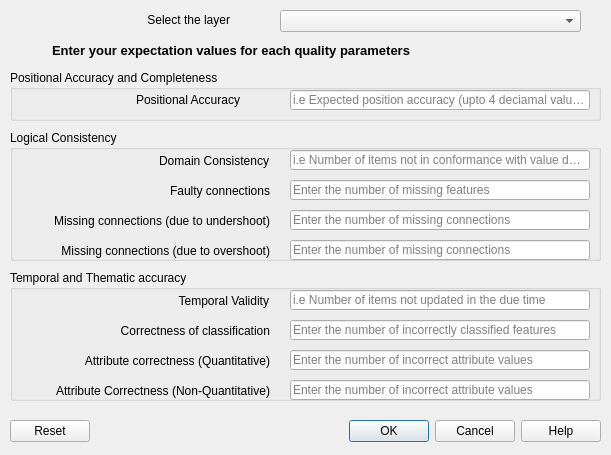
<?xml version="1.0" encoding="UTF-8"?>
<ui version="4.0">
 <class>QualityAssesser</class>
 <widget class="QDialog" name="QualityAssesser">
  <property name="geometry">
   <rect>
    <x>0</x>
    <y>0</y>
    <width>611</width>
    <height>455</height>
   </rect>
  </property>
  <property name="windowTitle">
   <string>Quality Expectation</string>
  </property>
  <widget class="QGroupBox" name="logical">
   <property name="geometry">
    <rect>
     <x>10</x>
     <y>130</y>
     <width>591</width>
     <height>131</height>
    </rect>
   </property>
   <property name="title">
    <string>Logical Consistency</string>
   </property>
   <widget class="QLineEdit" name="undershootNo">
    <property name="geometry">
     <rect>
      <x>280</x>
      <y>80</y>
      <width>300</width>
      <height>20</height>
     </rect>
    </property>
    <property name="minimumSize">
     <size>
      <width>300</width>
      <height>0</height>
     </size>
    </property>
    <property name="maximumSize">
     <size>
      <width>300</width>
      <height>16777215</height>
     </size>
    </property>
    <property name="toolTip">
     <string>This is the Python class name for your plugin.
It should be in CamelCase e.g. PhotoLinker.</string>
    </property>
    <property name="text">
     <string/>
    </property>
    <property name="placeholderText">
     <string>Enter the number of missing connections</string>
    </property>
   </widget>
   <widget class="QLineEdit" name="missingFeatNo">
    <property name="geometry">
     <rect>
      <x>280</x>
      <y>50</y>
      <width>300</width>
      <height>20</height>
     </rect>
    </property>
    <property name="minimumSize">
     <size>
      <width>300</width>
      <height>0</height>
     </size>
    </property>
    <property name="maximumSize">
     <size>
      <width>300</width>
      <height>16777215</height>
     </size>
    </property>
    <property name="toolTip">
     <string>This is the Python class name for your plugin.
It should be in CamelCase e.g. PhotoLinker.</string>
    </property>
    <property name="text">
     <string/>
    </property>
    <property name="placeholderText">
     <string>Enter the number of missing features</string>
    </property>
   </widget>
   <widget class="QLabel" name="SelectLayerLabel_6">
    <property name="geometry">
     <rect>
      <x>9</x>
      <y>20</y>
      <width>250</width>
      <height>21</height>
     </rect>
    </property>
    <property name="minimumSize">
     <size>
      <width>150</width>
      <height>0</height>
     </size>
    </property>
    <property name="maximumSize">
     <size>
      <width>250</width>
      <height>300</height>
     </size>
    </property>
    <property name="text">
     <string>Domain Consistency</string>
    </property>
    <property name="scaledContents">
     <bool>false</bool>
    </property>
    <property name="alignment">
     <set>Qt::AlignRight|Qt::AlignTrailing|Qt::AlignVCenter</set>
    </property>
   </widget>
   <widget class="QLabel" name="SelectLayerLabel_7">
    <property name="geometry">
     <rect>
      <x>10</x>
      <y>50</y>
      <width>250</width>
      <height>31</height>
     </rect>
    </property>
    <property name="minimumSize">
     <size>
      <width>150</width>
      <height>0</height>
     </size>
    </property>
    <property name="maximumSize">
     <size>
      <width>250</width>
      <height>300</height>
     </size>
    </property>
    <property name="text">
     <string/>
    </property>
    <property name="scaledContents">
     <bool>false</bool>
    </property>
    <property name="alignment">
     <set>Qt::AlignRight|Qt::AlignTrailing|Qt::AlignVCenter</set>
    </property>
   </widget>
   <widget class="QLineEdit" name="domainConsist">
    <property name="geometry">
     <rect>
      <x>280</x>
      <y>20</y>
      <width>300</width>
      <height>20</height>
     </rect>
    </property>
    <property name="minimumSize">
     <size>
      <width>300</width>
      <height>0</height>
     </size>
    </property>
    <property name="maximumSize">
     <size>
      <width>300</width>
      <height>16777215</height>
     </size>
    </property>
    <property name="toolTip">
     <string>This is the Python class name for your plugin.
It should be in CamelCase e.g. PhotoLinker.</string>
    </property>
    <property name="text">
     <string/>
    </property>
    <property name="placeholderText">
     <string>i.e Number of items not in conformance with value domain</string>
    </property>
   </widget>
   <widget class="QLabel" name="SelectLayerLabel_8">
    <property name="geometry">
     <rect>
      <x>10</x>
      <y>50</y>
      <width>250</width>
      <height>21</height>
     </rect>
    </property>
    <property name="minimumSize">
     <size>
      <width>150</width>
      <height>0</height>
     </size>
    </property>
    <property name="maximumSize">
     <size>
      <width>250</width>
      <height>300</height>
     </size>
    </property>
    <property name="text">
     <string>Faulty connections</string>
    </property>
    <property name="scaledContents">
     <bool>false</bool>
    </property>
    <property name="alignment">
     <set>Qt::AlignRight|Qt::AlignTrailing|Qt::AlignVCenter</set>
    </property>
   </widget>
   <widget class="QLabel" name="SelectLayerLabel_9">
    <property name="geometry">
     <rect>
      <x>10</x>
      <y>80</y>
      <width>250</width>
      <height>21</height>
     </rect>
    </property>
    <property name="minimumSize">
     <size>
      <width>150</width>
      <height>0</height>
     </size>
    </property>
    <property name="maximumSize">
     <size>
      <width>250</width>
      <height>300</height>
     </size>
    </property>
    <property name="text">
     <string>Missing connections (due to undershoot)</string>
    </property>
    <property name="scaledContents">
     <bool>false</bool>
    </property>
    <property name="alignment">
     <set>Qt::AlignRight|Qt::AlignTrailing|Qt::AlignVCenter</set>
    </property>
   </widget>
   <widget class="QLineEdit" name="overshootNo">
    <property name="geometry">
     <rect>
      <x>280</x>
      <y>110</y>
      <width>300</width>
      <height>20</height>
     </rect>
    </property>
    <property name="minimumSize">
     <size>
      <width>300</width>
      <height>0</height>
     </size>
    </property>
    <property name="maximumSize">
     <size>
      <width>300</width>
      <height>16777215</height>
     </size>
    </property>
    <property name="toolTip">
     <string>This is the Python class name for your plugin.
It should be in CamelCase e.g. PhotoLinker.</string>
    </property>
    <property name="text">
     <string/>
    </property>
    <property name="placeholderText">
     <string>Enter the number of missing connections</string>
    </property>
   </widget>
   <widget class="QLabel" name="SelectLayerLabel_10">
    <property name="geometry">
     <rect>
      <x>10</x>
      <y>110</y>
      <width>250</width>
      <height>21</height>
     </rect>
    </property>
    <property name="minimumSize">
     <size>
      <width>150</width>
      <height>0</height>
     </size>
    </property>
    <property name="maximumSize">
     <size>
      <width>250</width>
      <height>300</height>
     </size>
    </property>
    <property name="text">
     <string>Missing connections (due to overshoot)</string>
    </property>
    <property name="scaledContents">
     <bool>false</bool>
    </property>
    <property name="alignment">
     <set>Qt::AlignRight|Qt::AlignTrailing|Qt::AlignVCenter</set>
    </property>
   </widget>
  </widget>
  <widget class="QGroupBox" name="temporalThematic">
   <property name="geometry">
    <rect>
     <x>10</x>
     <y>270</y>
     <width>591</width>
     <height>131</height>
    </rect>
   </property>
   <property name="title">
    <string>Temporal and Thematic accuracy</string>
   </property>
   <widget class="QLineEdit" name="quantNo">
    <property name="geometry">
     <rect>
      <x>280</x>
      <y>80</y>
      <width>300</width>
      <height>20</height>
     </rect>
    </property>
    <property name="minimumSize">
     <size>
      <width>300</width>
      <height>0</height>
     </size>
    </property>
    <property name="maximumSize">
     <size>
      <width>300</width>
      <height>16777215</height>
     </size>
    </property>
    <property name="toolTip">
     <string>This is the Python class name for your plugin.
It should be in CamelCase e.g. PhotoLinker.</string>
    </property>
    <property name="text">
     <string/>
    </property>
    <property name="placeholderText">
     <string>Enter the number of incorrect attribute values</string>
    </property>
   </widget>
   <widget class="QLineEdit" name="correctNo">
    <property name="geometry">
     <rect>
      <x>280</x>
      <y>50</y>
      <width>300</width>
      <height>20</height>
     </rect>
    </property>
    <property name="minimumSize">
     <size>
      <width>300</width>
      <height>0</height>
     </size>
    </property>
    <property name="maximumSize">
     <size>
      <width>300</width>
      <height>16777215</height>
     </size>
    </property>
    <property name="toolTip">
     <string>This is the Python class name for your plugin.
It should be in CamelCase e.g. PhotoLinker.</string>
    </property>
    <property name="text">
     <string/>
    </property>
    <property name="placeholderText">
     <string>Enter the number of incorrectly classified features</string>
    </property>
   </widget>
   <widget class="QLabel" name="SelectLayerLabel_11">
    <property name="geometry">
     <rect>
      <x>9</x>
      <y>20</y>
      <width>250</width>
      <height>21</height>
     </rect>
    </property>
    <property name="minimumSize">
     <size>
      <width>150</width>
      <height>0</height>
     </size>
    </property>
    <property name="maximumSize">
     <size>
      <width>250</width>
      <height>300</height>
     </size>
    </property>
    <property name="text">
     <string>Temporal Validity</string>
    </property>
    <property name="scaledContents">
     <bool>false</bool>
    </property>
    <property name="alignment">
     <set>Qt::AlignRight|Qt::AlignTrailing|Qt::AlignVCenter</set>
    </property>
   </widget>
   <widget class="QLabel" name="SelectLayerLabel_12">
    <property name="geometry">
     <rect>
      <x>10</x>
      <y>50</y>
      <width>250</width>
      <height>31</height>
     </rect>
    </property>
    <property name="minimumSize">
     <size>
      <width>150</width>
      <height>0</height>
     </size>
    </property>
    <property name="maximumSize">
     <size>
      <width>250</width>
      <height>300</height>
     </size>
    </property>
    <property name="text">
     <string/>
    </property>
    <property name="scaledContents">
     <bool>false</bool>
    </property>
    <property name="alignment">
     <set>Qt::AlignRight|Qt::AlignTrailing|Qt::AlignVCenter</set>
    </property>
   </widget>
   <widget class="QLineEdit" name="temporalNo">
    <property name="geometry">
     <rect>
      <x>280</x>
      <y>20</y>
      <width>300</width>
      <height>20</height>
     </rect>
    </property>
    <property name="minimumSize">
     <size>
      <width>300</width>
      <height>0</height>
     </size>
    </property>
    <property name="maximumSize">
     <size>
      <width>300</width>
      <height>16777215</height>
     </size>
    </property>
    <property name="toolTip">
     <string>This is the Python class name for your plugin.
It should be in CamelCase e.g. PhotoLinker.</string>
    </property>
    <property name="text">
     <string/>
    </property>
    <property name="placeholderText">
     <string>i.e Number of items not updated in the due time</string>
    </property>
   </widget>
   <widget class="QLabel" name="SelectLayerLabel_13">
    <property name="geometry">
     <rect>
      <x>10</x>
      <y>50</y>
      <width>250</width>
      <height>21</height>
     </rect>
    </property>
    <property name="minimumSize">
     <size>
      <width>150</width>
      <height>0</height>
     </size>
    </property>
    <property name="maximumSize">
     <size>
      <width>250</width>
      <height>300</height>
     </size>
    </property>
    <property name="text">
     <string>Correctness of classification</string>
    </property>
    <property name="scaledContents">
     <bool>false</bool>
    </property>
    <property name="alignment">
     <set>Qt::AlignRight|Qt::AlignTrailing|Qt::AlignVCenter</set>
    </property>
   </widget>
   <widget class="QLabel" name="SelectLayerLabel_14">
    <property name="geometry">
     <rect>
      <x>10</x>
      <y>80</y>
      <width>250</width>
      <height>21</height>
     </rect>
    </property>
    <property name="minimumSize">
     <size>
      <width>150</width>
      <height>0</height>
     </size>
    </property>
    <property name="maximumSize">
     <size>
      <width>250</width>
      <height>300</height>
     </size>
    </property>
    <property name="text">
     <string>Attribute correctness (Quantitative)</string>
    </property>
    <property name="scaledContents">
     <bool>false</bool>
    </property>
    <property name="alignment">
     <set>Qt::AlignRight|Qt::AlignTrailing|Qt::AlignVCenter</set>
    </property>
   </widget>
   <widget class="QLineEdit" name="nonQuantNo">
    <property name="geometry">
     <rect>
      <x>280</x>
      <y>110</y>
      <width>300</width>
      <height>20</height>
     </rect>
    </property>
    <property name="minimumSize">
     <size>
      <width>300</width>
      <height>0</height>
     </size>
    </property>
    <property name="maximumSize">
     <size>
      <width>300</width>
      <height>16777215</height>
     </size>
    </property>
    <property name="toolTip">
     <string>This is the Python class name for your plugin.
It should be in CamelCase e.g. PhotoLinker.</string>
    </property>
    <property name="text">
     <string/>
    </property>
    <property name="placeholderText">
     <string>Enter the number of incorrect attribute values</string>
    </property>
   </widget>
   <widget class="QLabel" name="SelectLayerLabel_15">
    <property name="geometry">
     <rect>
      <x>10</x>
      <y>110</y>
      <width>250</width>
      <height>21</height>
     </rect>
    </property>
    <property name="minimumSize">
     <size>
      <width>150</width>
      <height>0</height>
     </size>
    </property>
    <property name="maximumSize">
     <size>
      <width>250</width>
      <height>300</height>
     </size>
    </property>
    <property name="text">
     <string>Attribute Correctness (Non-Quantitative)</string>
    </property>
    <property name="scaledContents">
     <bool>false</bool>
    </property>
    <property name="alignment">
     <set>Qt::AlignRight|Qt::AlignTrailing|Qt::AlignVCenter</set>
    </property>
   </widget>
  </widget>
  <widget class="QDialogButtonBox" name="buttonBox">
   <property name="geometry">
    <rect>
     <x>10</x>
     <y>420</y>
     <width>591</width>
     <height>23</height>
    </rect>
   </property>
   <property name="standardButtons">
    <set>QDialogButtonBox::Cancel|QDialogButtonBox::Help|QDialogButtonBox::Ok|QDialogButtonBox::Reset</set>
   </property>
   <property name="centerButtons">
    <bool>false</bool>
   </property>
  </widget>
  <widget class="QComboBox" name="layerComboBox">
   <property name="geometry">
    <rect>
     <x>280</x>
     <y>10</y>
     <width>301</width>
     <height>22</height>
    </rect>
   </property>
   <property name="editable">
    <bool>false</bool>
   </property>
  </widget>
  <widget class="QLabel" name="SelectLayerLabel">
   <property name="geometry">
    <rect>
     <x>80</x>
     <y>10</y>
     <width>150</width>
     <height>20</height>
    </rect>
   </property>
   <property name="minimumSize">
    <size>
     <width>150</width>
     <height>0</height>
    </size>
   </property>
   <property name="maximumSize">
    <size>
     <width>150</width>
     <height>16777215</height>
    </size>
   </property>
   <property name="text">
    <string>Select the layer</string>
   </property>
   <property name="alignment">
    <set>Qt::AlignRight|Qt::AlignTrailing|Qt::AlignVCenter</set>
   </property>
  </widget>
  <widget class="QLabel" name="SelectLayerLabel_16">
   <property name="geometry">
    <rect>
     <x>10</x>
     <y>40</y>
     <width>400</width>
     <height>20</height>
    </rect>
   </property>
   <property name="minimumSize">
    <size>
     <width>400</width>
     <height>0</height>
    </size>
   </property>
   <property name="maximumSize">
    <size>
     <width>150</width>
     <height>16777215</height>
    </size>
   </property>
   <property name="font">
    <font>
     <pointsize>10</pointsize>
     <weight>75</weight>
     <bold>true</bold>
    </font>
   </property>
   <property name="frameShadow">
    <enum>QFrame::Sunken</enum>
   </property>
   <property name="text">
    <string>Enter your expectation values for each quality parameters</string>
   </property>
   <property name="alignment">
    <set>Qt::AlignRight|Qt::AlignTrailing|Qt::AlignVCenter</set>
   </property>
  </widget>
  <widget class="QGroupBox" name="general">
   <property name="geometry">
    <rect>
     <x>10</x>
     <y>70</y>
     <width>591</width>
     <height>51</height>
    </rect>
   </property>
   <property name="title">
    <string>Positional Accuracy and Completeness</string>
   </property>
   <widget class="QLabel" name="SelectLayerLabel_2">
    <property name="geometry">
     <rect>
      <x>80</x>
      <y>20</y>
      <width>150</width>
      <height>20</height>
     </rect>
    </property>
    <property name="minimumSize">
     <size>
      <width>150</width>
      <height>0</height>
     </size>
    </property>
    <property name="maximumSize">
     <size>
      <width>150</width>
      <height>16777215</height>
     </size>
    </property>
    <property name="text">
     <string>Positional Accuracy</string>
    </property>
    <property name="alignment">
     <set>Qt::AlignRight|Qt::AlignTrailing|Qt::AlignVCenter</set>
    </property>
   </widget>
   <widget class="QLineEdit" name="posAccuracy">
    <property name="geometry">
     <rect>
      <x>280</x>
      <y>20</y>
      <width>300</width>
      <height>20</height>
     </rect>
    </property>
    <property name="minimumSize">
     <size>
      <width>300</width>
      <height>0</height>
     </size>
    </property>
    <property name="maximumSize">
     <size>
      <width>300</width>
      <height>16777215</height>
     </size>
    </property>
    <property name="toolTip">
     <string>This is the Python class name for your plugin.
It should be in CamelCase e.g. PhotoLinker.</string>
    </property>
    <property name="text">
     <string/>
    </property>
    <property name="placeholderText">
     <string>i.e Expected position accuracy (upto 4 deciamal values)</string>
    </property>
   </widget>
  </widget>
 </widget>
 <tabstops>
  <tabstop>layerComboBox</tabstop>
  <tabstop>posAccuracy</tabstop>
  <tabstop>domainConsist</tabstop>
  <tabstop>missingFeatNo</tabstop>
  <tabstop>undershootNo</tabstop>
  <tabstop>overshootNo</tabstop>
  <tabstop>temporalNo</tabstop>
  <tabstop>correctNo</tabstop>
  <tabstop>quantNo</tabstop>
  <tabstop>nonQuantNo</tabstop>
  <tabstop>buttonBox</tabstop>
 </tabstops>
 <resources/>
 <connections/>
</ui>
